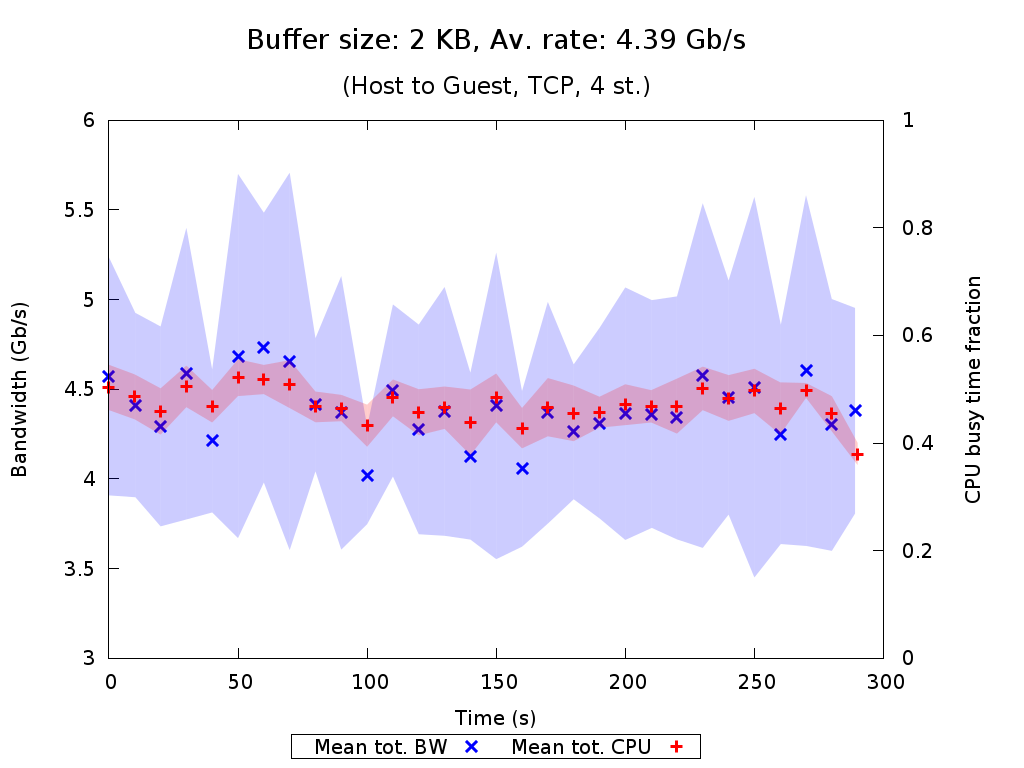

This chart was generated by the following gnuplot code:
set terminal pngcairo nocrop enhanced size 1024,768 font "Verdana,15"
set output "TCP_4_st_2015_07_24_22-09-54_h2g_2KB.png"

set title "{/=20 Buffer size: 2 KB, Av. rate: 4.39 Gb/s}\n\n{/=18 (Host to Guest, TCP, 4 st.)}"

set xlabel "Time (s)"
set ylabel "Bandwidth (Gb/s)"
set ytics nomirror
set y2label "CPU busy time fraction"
set y2tics nomirror
set y2range [0:1]
set key bmargin center horizontal box samplen 1 width -1
set bmargin 4.6

set style fill transparent solid 0.2 noborder
plot "TCP_4_st_2015_07_24_22-09-54_h2g_2KB_iperf_processed.dat" using 1:($2/1073741824.0-$3/1073741824.0):($2/1073741824.0+$3/1073741824.0) with filledcurves lc rgb "blue" notitle, \
     "" using 1:($2/1073741824.0) with points pt 2 ps 1.5 lw 3 lc rgb "blue" title "Mean tot. BW", \
     "TCP_4_st_2015_07_24_22-09-54_h2g_2KB_mpstat_processed.dat" using 1:($2-$3):($2+$3) with filledcurves lc rgb "red" axes x1y2 notitle, \
     "" using 1:2 with points pt 1 ps 1.5 lw 3 lc rgb "red" axes x1y2 title "Mean tot. CPU"
